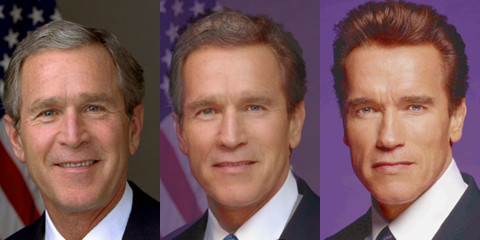
#> input picture morphtest.jpg, 480 x 240 px; its folder holds only this picture in this run
$ python -i image.py   (imports and definitions only)
#> lines starting #> are read from the running program, lines starting #| are printed output that depends on the picture
from PIL import Image
import os
from pylab import *
import re
from PIL import Image, ImageChops, ImageEnhance
# [4 lines of commented-out code are left out]
def convert_to_ela_image(path, quality = 90):
#> called with path = 'morphtest.jpg', quality = 90
    filename = path
    resaved_filename = filename.split('.')[0] + '.resaved.jpg'
    ELA_filename = filename.split('.')[0] + '.ela.png'

    im = Image.open(filename).convert('RGB')
#> im is the input picture: PIL image 480x240 RGB; mean R, G, B 126.8, 92.5, 91.5
    im.save(resaved_filename, 'JPEG', quality=quality)
    resaved_im = Image.open(resaved_filename)

    ela_im = ImageChops.difference(im, resaved_im)

    extrema = ela_im.getextrema()
#> extrema = ((0, 22), (0, 10), (0, 39))
    max_diff = max([ex[1] for ex in extrema])
#> max_diff = 39
    if max_diff == 0:
        max_diff = 1
    scale = 255.0 / max_diff
#> scale = 6.54

    ela_im = ImageEnhance.Brightness(ela_im).enhance(scale)
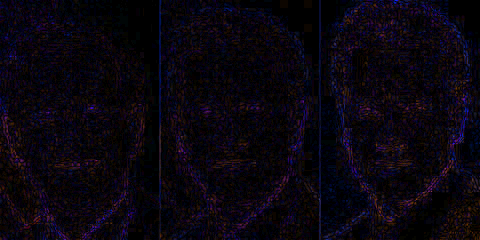
#> ela_im: PIL image 480x240 RGB; mean R, G, B 9.9, 5.4, 14.2

    #return ela_im
    #ela_img = convert_to_ela_image(path,90)
    black=0
    others=0
    w,h=ela_im.size
#> w = 480; h = 240
    #print(w,h)
    pixLocation = [(y, x) for x in range(h) for y in range(w)]
    pixRGB = list(ela_im.getdata())
#> pixRGB = 115200 items
    #print (len(pixRGB))
    #print(pixRGB)
    for pixel in pixRGB:
        if pixel == (0, 0, 0):
            black += 1
        else:
            others += 1
#> this loop made 115200 passes
#> pixel on passes 1 to 12: (6, 6, 6), (0, 0, 0), (6, 0, 19), (6, 13, 6), (0, 0, 13), (0, 0, 13), (0, 6, 19), (0, 0, 39), (6, 0, 19), (6, 0, 13), (0, 0, 13), (19, 6, 13)
#> after the loop, black = 18410; others = 96790
    #print(black)
    #print(others)
    #print(len(pixel))
    x = ((len(pixRGB)-black)/len(pixRGB))*100
#> x = 84.02
    # [4 lines of commented-out code are left out]
    return round(x, 3)

# print(convert_to_ela_image('morphtest2.jpg'))

>>> result = convert_to_ela_image('morphtest.jpg')
#> result = 84.02
